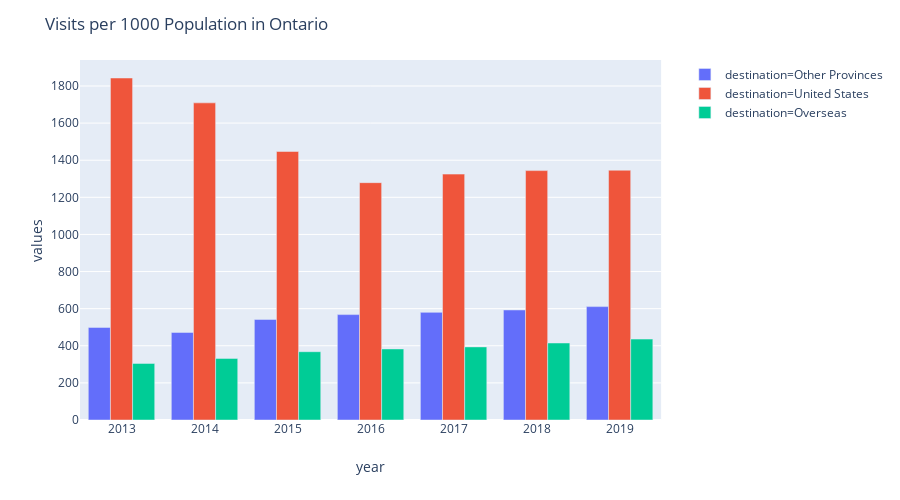

Notebook source saved alongside this figure:
### Markdown cell above
### Number of Visits per 1000 populations from Ontario

### Code cell
df = pd.read_csv('visits per 1000.csv')
df = df.T
df = df.rename(columns=df.iloc[0]).iloc[1:]
df = df.reset_index()
df = df.rename(columns={'index': 'year'})

df['Other Provinces'] = df['Other Provinces'].astype(int)
df['United States'] = df['United States'].str.replace(',', '')
df['United States'] = df['United States'].astype(int)
df['Overseas'] = df['Overseas'].astype(int)
df['year'] = df['year'].astype(int)
df = pd.melt(df,id_vars=['year'],var_name='destination', value_name='values')

fig = px.bar(df, x="year", y="values", color='destination', barmode='group', height=500)
fig.update_layout(title_text="Visits per 1000 Population in Ontario")
fig.show()

### Figure 1 — Plotly figure (JSON) as saved in the notebook; plotly's stock layout.template omitted (floating-point values rounded to 4 significant figures)
{"data": [{"alignmentgroup": "True", "hoverlabel": {"namelength": 0}, "hovertemplate": "destination=Other Provinces<br>year=%{x}<br>values=%{y}", "legendgroup": "destination=Other Provinces", "marker": {"color": "#636efa"}, "name": "destination=Other Provinces", "offsetgroup": "destination=Other Provinces", "orientation": "v", "showlegend": true, "textposition": "auto", "type": "bar", "x": [2013, 2014, 2015, 2016, 2017, 2018, 2019], "xaxis": "x", "y": [499, 472, 542, 568, 580, 593, 611], "yaxis": "y"}, {"alignmentgroup": "True", "hoverlabel": {"namelength": 0}, "hovertemplate": "destination=United States<br>year=%{x}<br>values=%{y}", "legendgroup": "destination=United States", "marker": {"color": "#EF553B"}, "name": "destination=United States", "offsetgroup": "destination=United States", "orientation": "v", "showlegend": true, "textposition": "auto", "type": "bar", "x": [2013, 2014, 2015, 2016, 2017, 2018, 2019], "xaxis": "x", "y": [1843, 1709, 1447, 1279, 1325, 1344, 1346], "yaxis": "y"}, {"alignmentgroup": "True", "hoverlabel": {"namelength": 0}, "hovertemplate": "destination=Overseas<br>year=%{x}<br>values=%{y}", "legendgroup": "destination=Overseas", "marker": {"color": "#00cc96"}, "name": "destination=Overseas", "offsetgroup": "destination=Overseas", "orientation": "v", "showlegend": true, "textposition": "auto", "type": "bar", "x": [2013, 2014, 2015, 2016, 2017, 2018, 2019], "xaxis": "x", "y": [305, 332, 368, 383, 394, 415, 436], "yaxis": "y"}], "layout": {"barmode": "group", "height": 500, "legend": {"tracegroupgap": 0}, "margin": {"t": 60}, "title": {"text": "Visits per 1000 Population in Ontario"}, "xaxis": {"anchor": "y", "domain": [0, 0.98], "title": {"text": "year"}}, "yaxis": {"anchor": "x", "domain": [0, 1], "title": {"text": "values"}}}}
